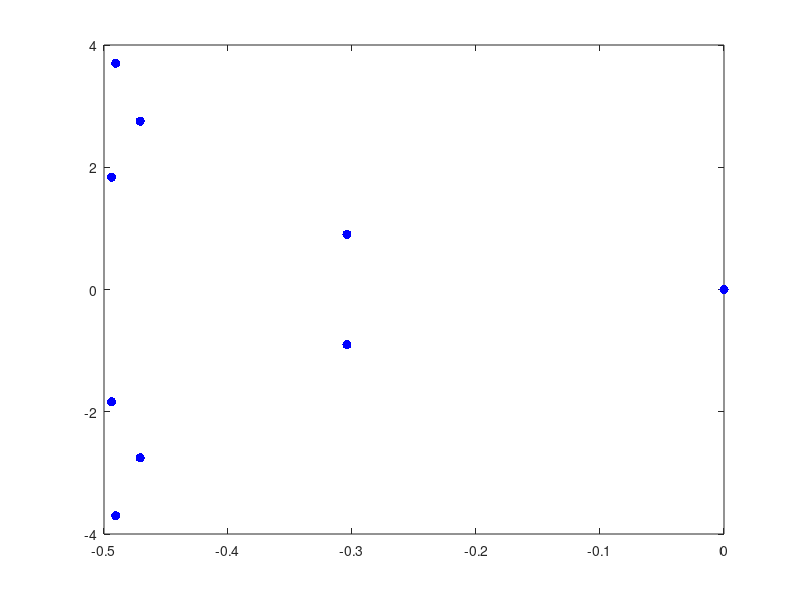

Write MATLAB code to recreate this figure. (Note: this script raises an error after producing the figure.)
% Numerical approximation of a 1D Wave equation with Dirichlet
% boundary conditions using "Modal Approximation". Includes control input
% u(t) (force input) and measured output y(t) (weighted average of
% velocity).
% 
% The script defines a Modal approximation of the heat equation
% 
% w_{tt}(\xi,t) = c^2*w_{\xi\xi}(\xi,t) - d(\xi)*w_t(\xi,t) + B(\xi)u(t)
% y(t) = \int_0^1 w_\xi(\xi,t)*c_1(\xi)d\xi+\int_0^1 w_t(\xi,t)*c_2(\xi)d\xi
%
% on [0,1] with Neumann boundary conditions w_\xi(0,t)=w_\xi(1,t)=0. 
% The approximation has the form x'(t)=A_N*x(t)+B_N*u(t), where state of x(t) the 
% is a vector of the coordinates (\alpha_1(t),...,\alpha_N(t))^T of the
% approximate wave profile in the basis spanned by the eigenvectors of the
% second order differential operator. For plotting the solution the values
% of these linear combinations are evaluated at a spatial grid on [0,1].



% Size of the numerical approximation
N = 5;
% The wave speed
c = .3;

% Define the system parameters. The approximation works best if all of the
% functions satisfy the boundary conditions, but you can still experiment
% functions that are not continuously differentiable, for example 
% f(xi) = 1/2-abs(xi-1/2)
% Define the damping profile function
d = @(xi) 5*xi.*(1-xi);
d = @(xi) 4*(1/2-abs(xi-1/2));
% d = @(xi) zeros(size(xi));
% d = @(xi) 0.5*ones(size(xi));

% Define the input profile function b(xi) and the output weight function c_2
b = @(xi) 10*xi.^2.*(1-xi);
b = @(xi) 10*ones(size(xi));
c_1 = @(xi) 10*xi.*(1-xi).^2;
% c_1 = @(xi) 50*(xi<=0.11).*(xi>=0.09);
% c_1 = @(xi) zeros(size(xi));
c_1 = @(xi) ones(size(xi));

% c_2 = @(xi) xi.*(1-xi);
c_2 = @(xi) zeros(size(xi));
c_2 = @(xi) ones(size(xi));


% Set the simulation parameters

% Choose the initial wave profile w_0(\xi) and initial velocity w_1(\xi)
w_0 = @(xi) cos(pi*xi)+3*cos(5*pi*xi);
% w_0 = @(xi) 10*xi.*(1-xi)-2*sin(2*pi*xi);
% w_0 = @(xi) 1/2-abs(xi-1/2);

w_1 = @(xi) zeros(size(xi));

% Choose the simulation interval, 
tspan = [0,15];
% Choose the numbers of points in t- and x-directions for plotting
Nt = 200;
Nx = 160;

% Choose the input function
u_fun = @(t) zeros(size(t));
% u_fun = @(t) ones(size(t));
% u_fun = @(t) sin(t);


%%%%%%%%%%%%%%%%% Construction of the approximation %%%%%%%%%%%%%%%%%%%%

% Eigenvalues of the second order differential operator (d^2/d\xi^2) with
% Dirichlet boundary conditions
lambda_n = @(n) -c^2*n.^2*pi^2;
% Orthonormal eigenvectors of the operator (d^2/d\xi^2) with Dirichlet 
% boundary conditions
phi_n = @(xi,n) sqrt(2)*cos(n*pi*xi);
phi_n_prime = @(xi,n) sqrt(2)*n*pi*sin(n*pi*xi);


% Define a Matlab function for computing the inner product <f,\phi_n>,
% which gives the n'th coordinate of the function f(x) in the orthonormal 
% basis spanned by the eigenvectors \phi_n(x) (this is the Fourier sine
% series).
phiprod = @(f,n) quadgk(@(xi) f(xi).*phi_n(xi,n),0,1,'AbsTol',1e-9);
phiprod_prime = @(f,n) quadgk(@(xi) f(xi).*phi_n_prime(xi,n),0,1,'AbsTol',1e-9);


% Construct the matrices A_N, B_N and C_N of the approximate system
A_0 = spdiags(lambda_n((0:(N-1)).'),0,N,N);

B_0 = zeros(N,1);
C_1 = zeros(1,N);
C_2 = zeros(1,N);
for ind = 1:N
  B_0(ind) = phiprod(b,ind-1);
  C_1(ind) = phiprod_prime(c_1,ind-1);
  C_2(ind) = phiprod(c_2,ind-1);
end

D_0 = zeros(N,N);
for ind1 = 1:N
  for ind2 = ind1:N
    D_0(ind1,ind2) = phiprod(@(xi) d(xi).*phi_n(xi,ind2-1),ind1-1);
  end
  D_0((ind1+1):end,ind1) = D_0(ind1,(ind1+1):end).';
end


AN = [sparse(N,N),speye(N);A_0,-D_0];
BN = [zeros(N,1);B_0];
CN = [C_1,C_2];




% evals = eig(full(AN-1.4*(CN')*BN'));
evals = eig(full(AN-BN*CN));
plot(real(evals),imag(evals),'b.','Markersize',20)
axis([-.5,0,-4,4])
%%

%%%%%%%%%%%%%%%%% Simulation %%%%%%%%%%%%%%%%%%%%


% Define the initial state of the approximate system. 
w0_vec = zeros(N,1);
w1_vec = zeros(N,1);
for ind = 1:N
  w0_vec(ind) = phiprod(w_0,ind-1);
  w1_vec(ind) = phiprod(w_1,ind-1);
end
alpha0 = [w0_vec;w1_vec];


% Complete the simulation. 'ode15s' solves a differential equation
% numerically
odefun = @(t,alpha) AN*alpha + BN*u_fun(t);
sol = ode15s(odefun,tspan,alpha0);
tgrid = linspace(tspan(1),tspan(2),Nt);
alphas = deval(sol,tgrid);



%%%%%%%%%%%%%%%%% Illustration of the results %%%%%%%%%%%%%%%%%%%%

% Compute the output y(t) at the points 'tgrid' and plot the result
yy = CN*alphas;
figure(1)
plot(tgrid,yy,'Linewidth',2);
title('Output $y(t)$ of the heat equation','interpreter','latex','fontsize',16)

%% Plot the solution of the heat equation as a function of t and xi

% Compute the values of the approximate solution from the coordinates in
% the matrix 'alphas' (the coordinates for the deflection w(\xi,t) are in 
% the N first rows). This can be achieved by multiplying N first rows of 
% 'alphas' from the left with a suitable matrix 'PHI' whose columns contain
% the values of each of the basis functions 'phi_n(\xi)' in the spatial 
% grid on [0,1].
% Compute the matrix 'PHI'
spgrid = linspace(0,1,Nx);
PHI = zeros(Nx,N);
for ind = 1:N
  PHI(:,ind) = phi_n(spgrid.',ind);
end
zz = PHI*alphas(1:N,:);

% To plot the solution on [0,1], we add the zero boundary values of the 
% solution at \xi=0 and \xi=1 to the matrix 'xx' 
figure(2)
colormap jet
LinSysPlot1DSurf(zz,spgrid,tgrid)


%%
% Animate the solution of the heat equation 
figure(3)
% No movie recording
[~,zlims] = LinSysAnimate1D(zz,spgrid,tgrid,0.03,0);

% Movie recording
% [MovAnim,zlims] = LinSysAnimate1D([zeros(1,length(tgrid));xx;zeros(1,length(tgrid))],spgridfull,tgrid,0.03,1);
